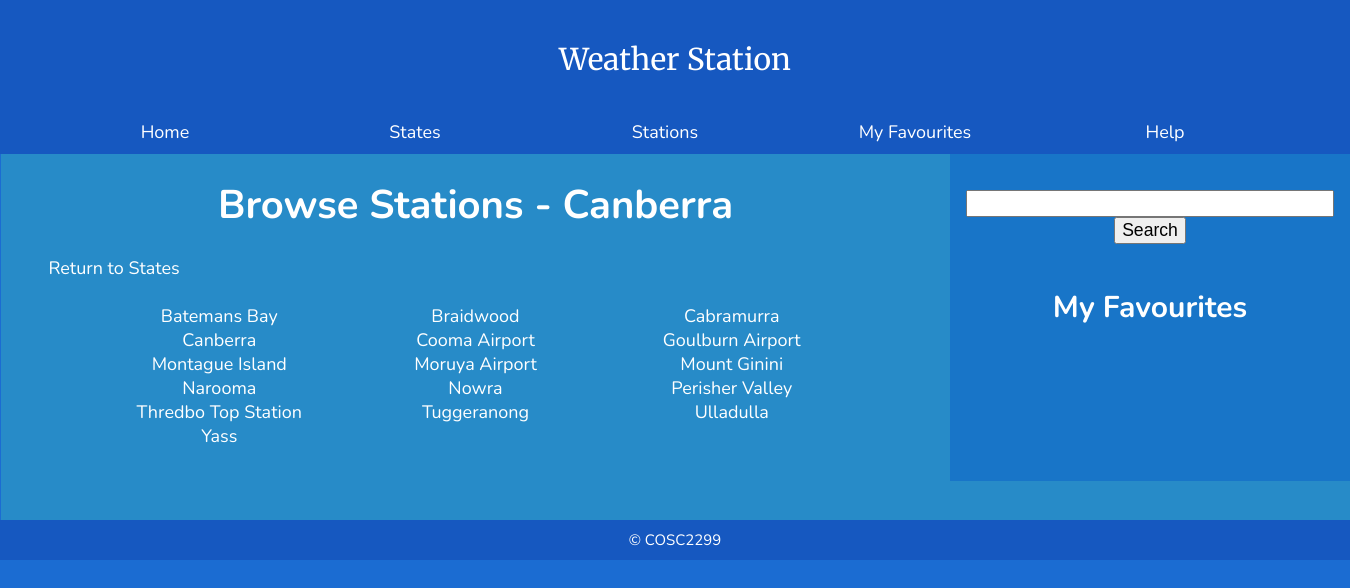
/state.php?s=Canberra&id=25 (signed in), run on the app's committed database.
### tables this page shows
CREATE TABLE IF NOT EXISTS `city` (
`id` int(11) NOT NULL,
  `name` varchar(255) NOT NULL,
  `state_id` int(11) NOT NULL,
  `url` varchar(255) NOT NULL
);

### php_scripts/sqlCitiesForState.php (the view, shortened to what this page needs)
<p><a href="all_states.php">Return to States</a></p>
<br>
<?php
  try{
        $conn = new PDO("mysql:host=$servername;dbname=$dbname", $username, $password);
        $conn->setAttribute(PDO::ATTR_ERRMODE, PDO::ERRMODE_EXCEPTION);
        $sql = 'SELECT name, id FROM city WHERE state_id = '.$sID.' ORDER BY name';
           echo '<div class="mainList">';
           foreach ($conn->query($sql) as $row) {
                $stateURL = str_replace(" ", "%20", $selectedState);
                $cityURL = str_replace(" ", "%20", $row['name']);
               echo '<div class="menu_item"><a href="city.php?c='.$cityURL.'&s='.$stateURL.'&id='.$row['id'].'">'.$row['name'].'</a></div>';
           }
           echo '</div>';
      }
      catch(PDOException $e)
     {
         echo $sql . "<br/>" . $e->getMessage();
     }
?>

### css/main/style.css (style rules this page uses)
body { width: 100%; min-width: 1300px; max-width: 2000px; margin: auto; background: rgb(27, 108, 210); }
p { margin: 0; }
a:link { color: white; text-decoration: none; }
.menu_item { width: 30%; float: left; text-align: center; position: relative; }
.mainList { width: 100%; margin-left: 5%; position: relative; overflow: hidden; }

### data on the page
city: name "Batemans Bay"
city: name "Braidwood"
city: name "Cabramurra"
city: name "Canberra"
city: name "Cooma Airport"
city: name "Goulburn Airport"
city: name "Montague Island"
city: name "Moruya Airport"
city: name "Mount Ginini"
city: name "Narooma"
city: name "Nowra"
city: name "Perisher Valley"
city: name "Thredbo Top Station"
city: name "Tuggeranong"
city: name "Ulladulla"
city: name "Yass"

### other printed values
$selectedState "Canberra"
